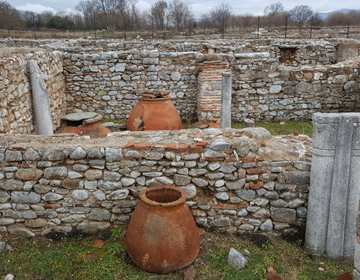
#> input picture source/chap10/images/harris.jpg, 360 x 280 px
$ python 03.harris_detect.py   (older library calls are emulated)
#> lines starting #> are read from the running program, lines starting #| are printed output that depends on the picture
import numpy as np, cv2
from Common.utils import put_string, ck_time

def cornerHarris(img, ksize, k):
    dx = cv2.Sobel(img, cv2.CV_32F, 1, 0, ksize)   # 수직 소벨 마스크
    dy = cv2.Sobel(img, cv2.CV_32F, 0, 1, ksize)   # 수평 소벨 마스크

    a = cv2.GaussianBlur(dx * dx, (5, 5), 0)                     # 가우시안 블러링 수행
    b = cv2.GaussianBlur(dy * dy, (5, 5), 0)
    c = cv2.GaussianBlur(dx * dy, (5, 5), 0)

    corner = (a * b - c * c) - k * (a + b) ** 2        # 코너 응답 함수 계산 -행렬 연산 적용
    return corner


def drawCorner(corner, image, thresh):
    corner = cv2.normalize(corner, 0, 300, cv2.NORM_MINMAX, dtype=cv2.CV_8U)
    pts = np.where(corner > thresh)
    h,w = corner.shape
    corners = []
    for j, i in np.transpose(pts):
        if 0 < i < h-1 and 0< j < w-1 :
            neighbor = corner[i-1:i+2, j-1:j+2].flatten()
            max = np.max(neighbor[1::2])
            if corner[i, j] >= max: corners.append((j, i))

    for pt in corners:
        cv2.circle(image, pt, 3, (0, 230, 0), -1)    # 좌표 표시
    print("임계값: %2d , 코너 개수: %2d" %(thresh, len(corners)) )
    return image


def onCornerHarris(thr):
    img1 = drawCorner(corner1, np.copy(image), thr)
    img2 = drawCorner(corner2, np.copy(image), thr)

    put_string(img1, "USER", (10, 30), "" )
    put_string(img2, "OpenCV", (10, 30), "")
    dst = cv2.repeat(img1, 1, 2)                            # 두 개 영상을 하나의 윈도우에 표시
    dst[:, img1.shape[1]:, :] = img2
    cv2.imshow("harris detect", dst)

image = cv2.imread('images/harris.jpg', cv2.IMREAD_COLOR)
#> image is the input picture: shape (280, 360, 3); mean B, G, R 100.8, 112, 120.4
if image is None: raise Exception("영상 파일 읽기 에러")

blockSize, apertureSize = 4, 3                                # 소벨 마스크 크기
k, thresh = 0.04, 2                                                   # 코너 응답 임계값
gray = cv2.cvtColor(image, cv2.COLOR_BGR2GRAY)
corner1 = cornerHarris(gray, apertureSize, k)                # 사용자 정의 함수
#> in cornerHarris, `dy = cv2.Sobel(img, cv2.CV_32F, 0, 1, ksize)`:
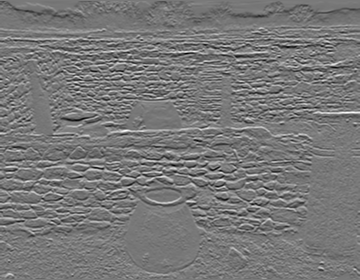
#> dy: shape (280, 360) float32; min -680, max 753, mean -3.5; drawn with min black and max white
#> in cornerHarris, `c = cv2.GaussianBlur(dx * dy, (5, 5), 0)`:
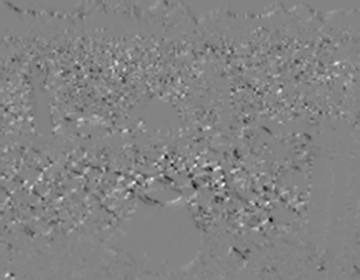
#> c: shape (280, 360) float32; min -81734.8, max 76762.1, mean -180.1; drawn with min black and max white
corner2 = cv2.cornerHarris(gray, blockSize, apertureSize, k) # OpenCV 제공 함수
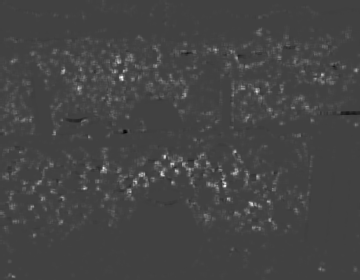
#> corner2: shape (280, 360) float32; min -0.0017, max 0.00495, mean 0.000108; drawn with min black and max white
cv2.namedWindow('harris detect')
cv2.createTrackbar("Threshold", "harris detect", thresh, 20, onCornerHarris)
cv2.waitKey(0)
#> in drawCorner, `corner = cv2.normalize(corner, 0, 300, cv2.NORM_MINMAX, dtype=cv2.CV_8U)`:
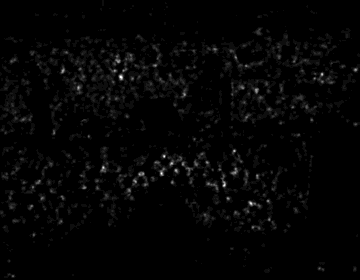
#> corner: shape (280, 360); min 0, max 18, mean 0.318; drawn with min black and max white
#> in drawCorner, `pts = np.where(corner > thresh)`: pts = 2821 positions, rows 28 to 276, columns 1 to 357
#> the loop in drawCorner, `for j, i in np.transpose(pts):` made 2821 passes
#> (j, i, neighbor, max) on passes 1 to 12: (28, 259, [0, 0, 0, 0, 0, 0, 0, 0, 0], 0), (28, 260, [0, 0, 0, 0, 0, 0, 0, 0, 0], 0), (29, 258, [0, 0, 0, 0, 0, 0, 0, 0, 0], 0), (29, 259, [0, 0, 0, 0, 0, 0, 0, 0, 0], 0), (29, 260, [0, 0, 0, 0, 0, 0, 0, 0, 0], 0), (30, 257, [0, 0, 0, 0, 0, 0, 0, 0, 0], 0), (30, 258, [0, 0, 0, 0, 0, 0, 0, 0, 0], 0), (30, 259, [0, 0, 0, 0, 0, 0, 0, 0, 0], 0), (31, 256, [0, 0, 0, 0, 0, 0, 0, 0, 0], 0), (31, 257, [0, 0, 0, 0, 0, 0, 0, 0, 0], 0), (31, 258, [0, 0, 0, 0, 0, 0, 0, 0, 0], 0), (31, 259, [0, 0, 0, 0, 0, 0, 0, 0, 0], 0)
#> (i, neighbor, max) on pass 45: (278, [0, 0, 0, 0, 0, 0, 0, 0, 0], 0)
#> after the loop in drawCorner, `for j, i in np.transpose(pts):`: corners = 2021 pairs, first value 28 to 276, second value 1 to 278
#> the loop in drawCorner, `for pt in corners:` made 2021 passes
#> pt on passes 1 to 3: (28, 259), (28, 260), (29, 258)
#> after the loop in drawCorner, `for pt in corners:`:
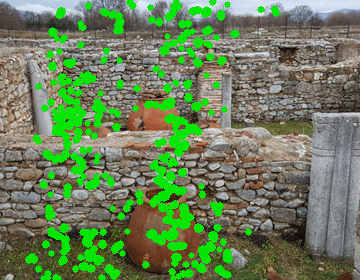
#> image: shape (280, 360, 3); mean of channels 0, 1, 2 88.8, 129.3, 104.4; drawn as B, G, R
#| 임계값:  2 , 코너 개수: 2021
#> call 2 of drawCorner, with thresh = 2
#> in drawCorner (call 2), `pts = np.where(corner > thresh)`: pts = 2961 positions, rows 29 to 277, columns 0 to 358
#> the loop in drawCorner (call 2), `for j, i in np.transpose(pts):` made 2961 passes
#> (j, i, neighbor, max) on passes 1 to 12: (29, 259, [0, 0, 0, 0, 0, 0, 0, 0, 0], 0), (29, 260, [0, 0, 0, 0, 0, 0, 0, 0, 0], 0), (29, 261, [0, 0, 0, 0, 0, 0, 0, 0, 0], 0), (30, 258, [0, 0, 0, 0, 0, 0, 0, 0, 0], 0), (30, 259, [0, 0, 0, 0, 0, 0, 0, 0, 0], 0), (30, 260, [0, 0, 0, 0, 0, 0, 0, 0, 0], 0), (31, 258, [0, 0, 0, 0, 0, 0, 0, 0, 0], 0), (31, 259, [0, 0, 0, 0, 0, 0, 0, 0, 0], 0), (32, 256, [0, 0, 0, 0, 0, 0, 0, 0, 0], 0), (32, 257, [0, 0, 0, 0, 0, 0, 0, 0, 0], 0), (32, 258, [0, 0, 0, 0, 0, 0, 0, 0, 0], 0), (32, 259, [0, 0, 0, 0, 0, 0, 0, 0, 0], 0)
#> (i, neighbor, max) on pass 47: (155, [0, 0, 0, 0, 0, 0, 0, 0, 0], 0)
#> after the loop in drawCorner (call 2), `for j, i in np.transpose(pts):`: corners = 2166 pairs, first value 29 to 277, second value 1 to 278
#> the loop in drawCorner (call 2), `for pt in corners:` made 2166 passes
#> pt on passes 1 to 3: (29, 259), (29, 260), (29, 261)
#> after the loop in drawCorner (call 2), `for pt in corners:`:
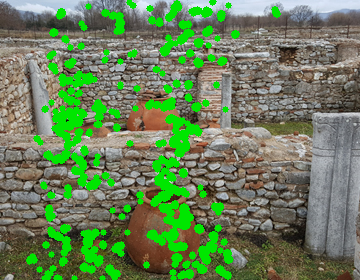
#> image: shape (280, 360, 3); mean of channels 0, 1, 2 88.9, 129.4, 104.4; drawn as B, G, R
#| 임계값:  2 , 코너 개수: 2166
#> in onCornerHarris, `dst[:, img1.shape[1]:, :] = img2`:
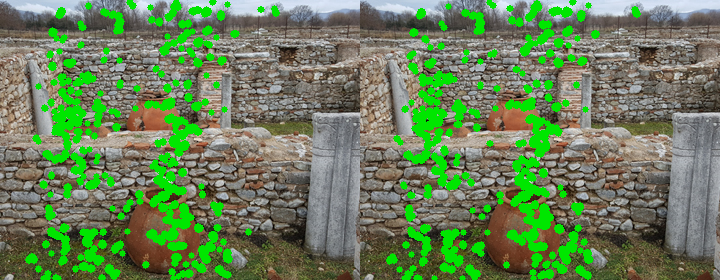
#> dst: shape (280, 720, 3); mean of channels 0, 1, 2 88.9, 129.3, 104.4; drawn as B, G, R
